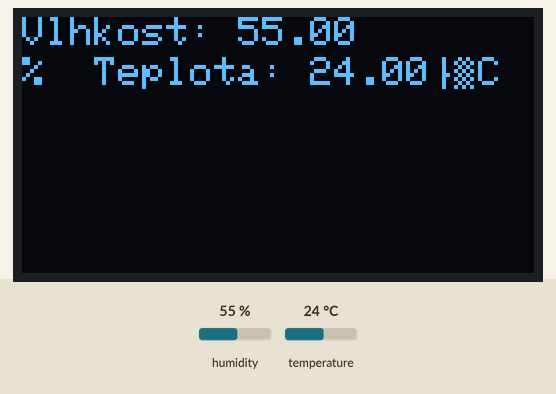
A sketch run on a simulated ESP32. Shown: 128×64 one-colour display. The inputs (shaded band) are chosen by the test bench; at power-on: humidity 55 %, temperature 24 °C. The display library's start-up logo is not drawn; what the sketch prints to the serial monitor is not drawn.

Above: at 4.7 s.
4.8 s: humidity set to 22 %
At 6.5 s:
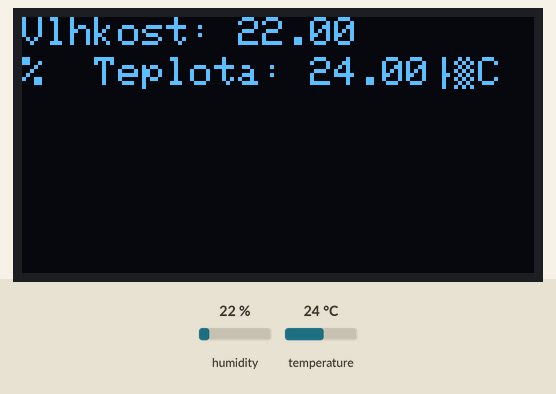
11.3 s: temperature set to 12 °C
At 13.3 s:
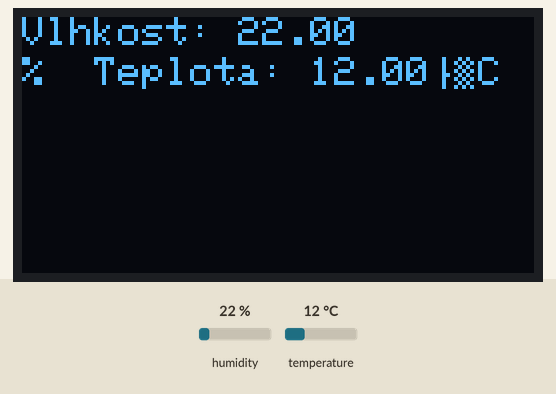
15.9 s: humidity set to 40 %
At 17.0 s:
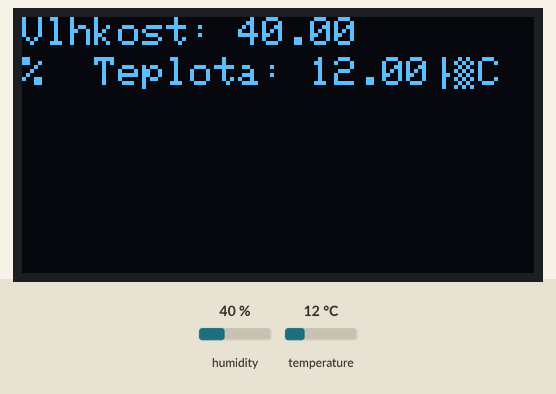
20.1 s: temperature set to 19 °C
Timing chart, 0 to 23.1 s (numbered marks = the images above; inputs shaded):
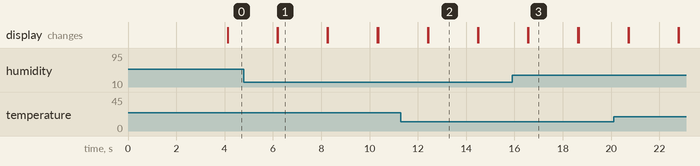

Measured:
- after the input at 4.8 s, the display: first differs from a run without the input after 1.4 s (image 1)
- after the input at 11.3 s, the display: first differs from a run without the input after 1.1 s (image 2)
- after the input at 15.9 s, the display: first differs from a run without the input after 0.68 s (image 3)
- what the display in image 1 shows lasts 2.1 s, from 6.2 s to 8.3 s

The sketch:

DHT11Teplomer.ino
```cpp
#include <Adafruit_SSD1306.h>
#include "DHT.h"

#define DHTPIN 5
#define DHTTYPE DHT11

#define SCREEN_WIDTH 128 // OLED display width, in pixels
#define SCREEN_HEIGHT 64 // OLED display height, in pixels


#define OLED_RESET     -1 // Reset pin # (or -1 if sharing Arduino reset pin)
#define SCREEN_ADDRESS 0x3C ///< See datasheet for Address; 0x3D for 128x64, 0x3C for 128x32 <--- opačne
Adafruit_SSD1306 display(SCREEN_WIDTH, SCREEN_HEIGHT, &Wire, -1);
DHT dht(DHTPIN, DHTTYPE); //deklaracia- tento riadok vytvara objekt(instanciu) na zaklade triedy

void setup() { //funkcia setup- vykonava kod, ktory sa vykona len po spusteni
  Serial.begin(115200);
  Serial.println(F("DHTxx test!"));

  dht.begin();

  Serial.begin(9600);
  Wire.begin(14,12);


   if(!display.begin(SSD1306_SWITCHCAPVCC, SCREEN_ADDRESS)) {                        //prostrednictom . volame metody
    Serial.println(F("SSD1306 allocation failed"));
    for(;;); // Don't proceed, loop forever
  }

  display.display();                                                                //metoda display vola inštanciu(display), zobere prikaz z pamati a rozsvieti displej
  delay(2000); // Pause for 2 seconds
}

void loop() {
   delay(2000); //interval medzi jednotlivymi meraniamimi

   float h = dht.readHumidity();
   float t = dht.readTemperature();

  // Check if any reads failed and exit early (to try again).
  if (isnan(h) || isnan(t)) {
    display.println(F("Failed to read from DHT sensor!"));
    return;
  }
  display.clearDisplay();
  display.display();
  display.setCursor(0, 0);
  display.setTextSize(1);
  display.setTextColor(WHITE);
  display.print(F("Vlhkost: "));  //vypis vlhkost
  display.print(h);                //hodnota vlhkosti
  display.setCursor(0, 10);
  display.print(F("%  Teplota: "));      //teplota
  display.print(t);                    //hodnota teploty
  display.print(F("°C "));
  display.display();

//dorobit posuvanie !!!

}
```
